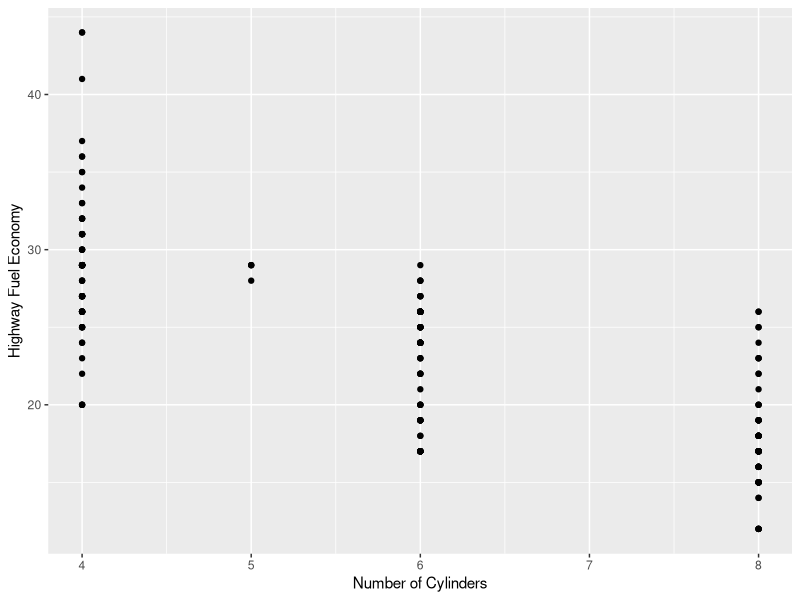
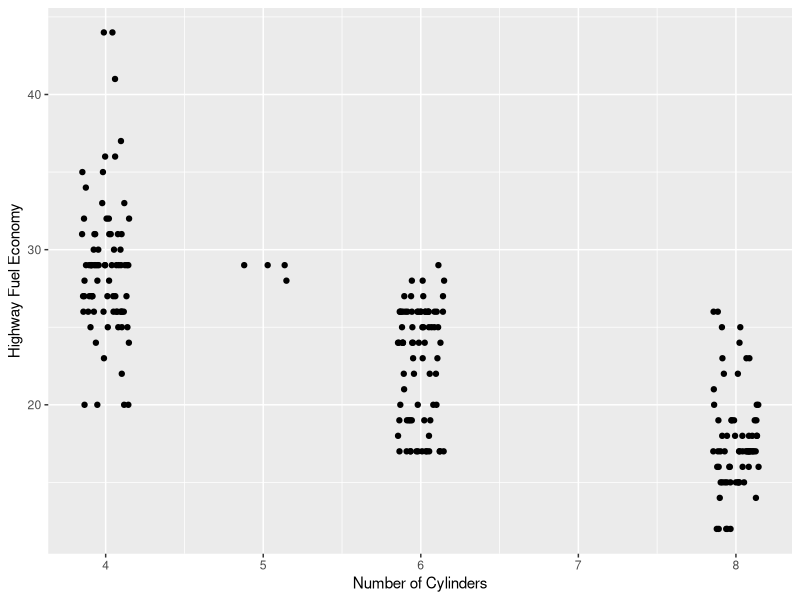
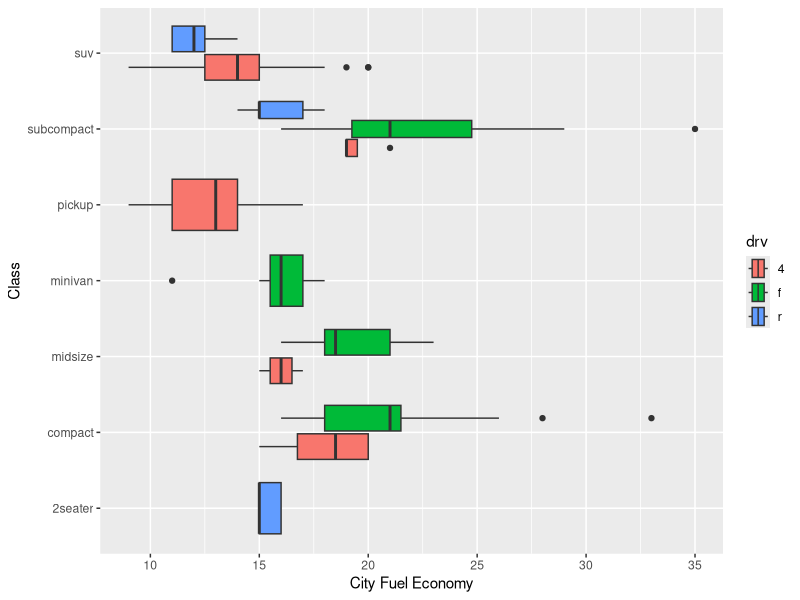
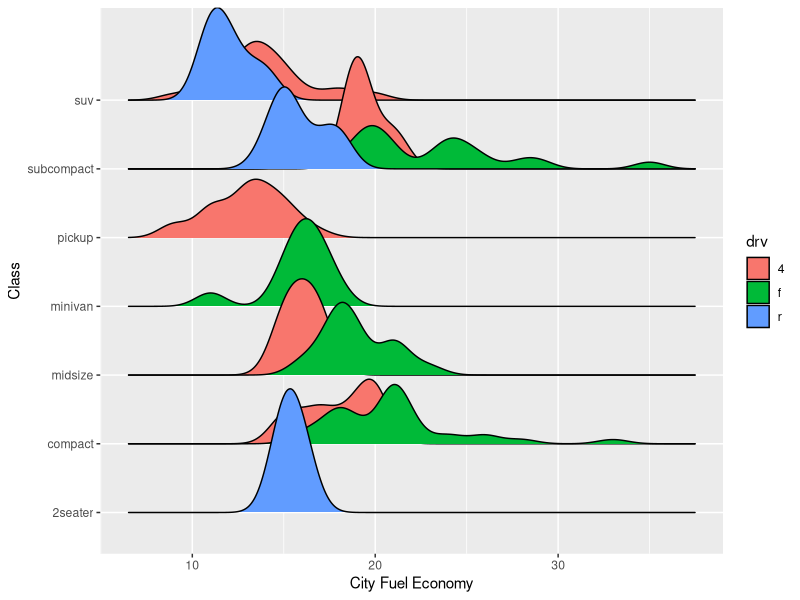

Here is the R script that generated these plots, in order:
## ---- chunk 1
library(knitr)
library(ggplot2)
library(ggridges)
opts_chunk$set(fig.align="center", fig.height=4, fig.width=5.5)
## ---- chunk 2
ggplot(mpg,aes(cyl,hwy))+geom_point()+ylab("Highway Fuel Economy")+xlab("Number of Cylinders")
## ---- chunk 3
ggplot(mpg,aes(cyl,hwy))+geom_point(position=position_jitter(height=0,width=0.15))+ylab("Highway Fuel Economy")+xlab("Number of Cylinders")

## ---- chunk 4
mpg
## ---- chunk 5
ggplot(mpg,aes(cty,class,fill=drv))+geom_boxplot()+ylab("Class")+xlab("City Fuel Economy")
## ---- chunk 6
ggplot(mpg,aes(cty,class,fill=drv))+geom_density_ridges()+ylab("Class")+xlab("City Fuel Economy")

